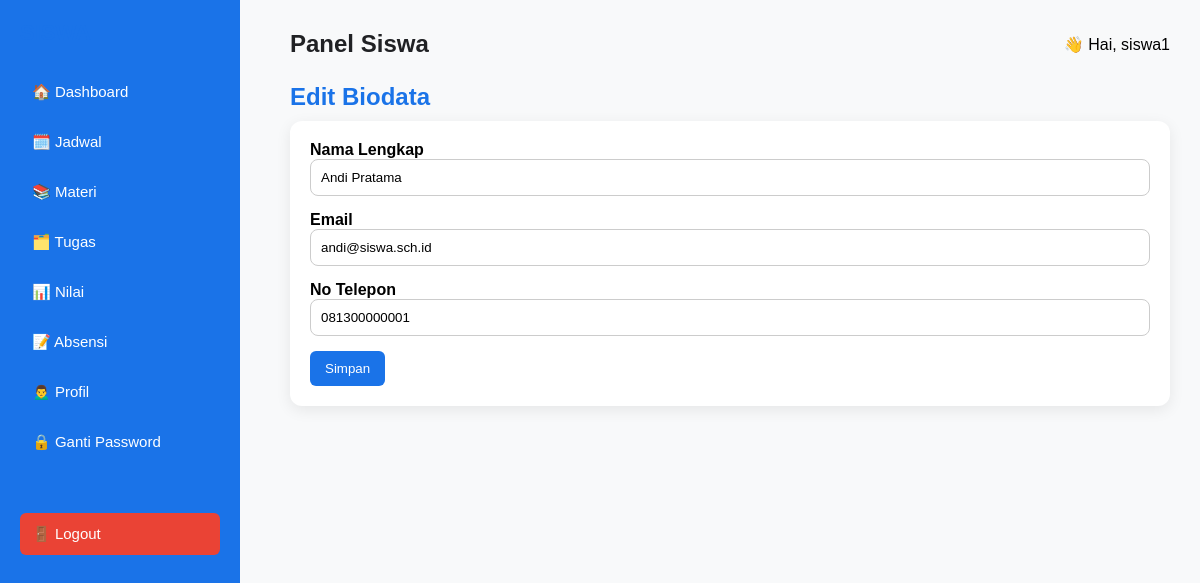
/views/siswa/profil_edit.php (signed in), run on the app's committed database.
### tables this page shows
CREATE TABLE `users` (
  `id` int(11) NOT NULL,
  `username` varchar(50) NOT NULL,
  `password` varchar(255) NOT NULL,
  `role` enum('admin','guru','siswa') NOT NULL,
  `id_guru` int(11) DEFAULT NULL,
  `id_siswa` int(11) DEFAULT NULL,
  `status` enum('aktif','non-aktif') NOT NULL DEFAULT 'aktif',
  `created_at` timestamp NOT NULL DEFAULT current_timestamp()
);

CREATE TABLE `siswa` (
  `id` int(11) NOT NULL,
  `nis` varchar(20) NOT NULL,
  `nama_lengkap` varchar(100) NOT NULL,
  `email` varchar(100) DEFAULT NULL,
  `no_telp` varchar(15) DEFAULT NULL,
  `id_kelas` int(11) NOT NULL
);

### views/siswa/profil_edit.php (the view, shortened to what this page needs)
<?php
include "../../config.php";
$id_user = $_SESSION['id'];
$q = mysqli_query($conn,
"SELECT siswa.*, users.username
 FROM siswa
 JOIN users ON users.id_siswa = siswa.id
 WHERE users.id='$id_user'");
$siswa = mysqli_fetch_assoc($q);
?>
<!DOCTYPE html>
<html>
<head>
    <link rel="stylesheet" href="../../assets/css/style.css">
</head>
<body>
<?php include "sidebar.php"; ?>
<div class="content">
<?php include "header.php"; ?>
<h2>Edit Biodata</h2>
<div class="card">
<form method="POST" action="profil_update.php">
    <label>Nama Lengkap</label>
    <input type="text" name="nama" value="<?= $siswa['nama_lengkap']; ?>" required>
    <label>Email</label>
    <input type="email" name="email" value="<?= $siswa['email']; ?>">
    <label>No Telepon</label>
    <input type="text" name="telp" value="<?= $siswa['no_telp']; ?>">
    <button class="btn">Simpan</button>
</form>
</div>
</div>
</body>
</html>

### assets/css/style.css (style rules this page uses)
* { box-sizing: border-box; }
body { margin:0; padding:0; font-family:'Poppins', sans-serif; background:#F8F9FA; }
h2 { margin:0 0 10px; color:#1A73E8; }
.content { margin-left:260px; padding:30px; }
.card { background:white; padding:20px; border-radius:12px; box-shadow:0 4px 15px rgba(0,0,0,0.08); margin-bottom:20px; }
.btn { appearance: none; display:inline-block; padding:10px 15px; background:#1A73E8; color:white; text-decoration:none; font-family: inherit; border: 0; border-radius:6px; }
form input { width:100%; padding:10px; border:1px solid #ccc; margin-bottom:15px; border-radius:8px; }
label { font-weight:600; }
form input { width:100%; padding:10px; margin-bottom:15px; border-radius:8px; border:1px solid #ccc; }

### data on the page
users: nama "Andi Pratama", email "andi@siswa.sch.id", telp "081300000001"

### other printed values
$_SESSION['username'] "siswa1"
